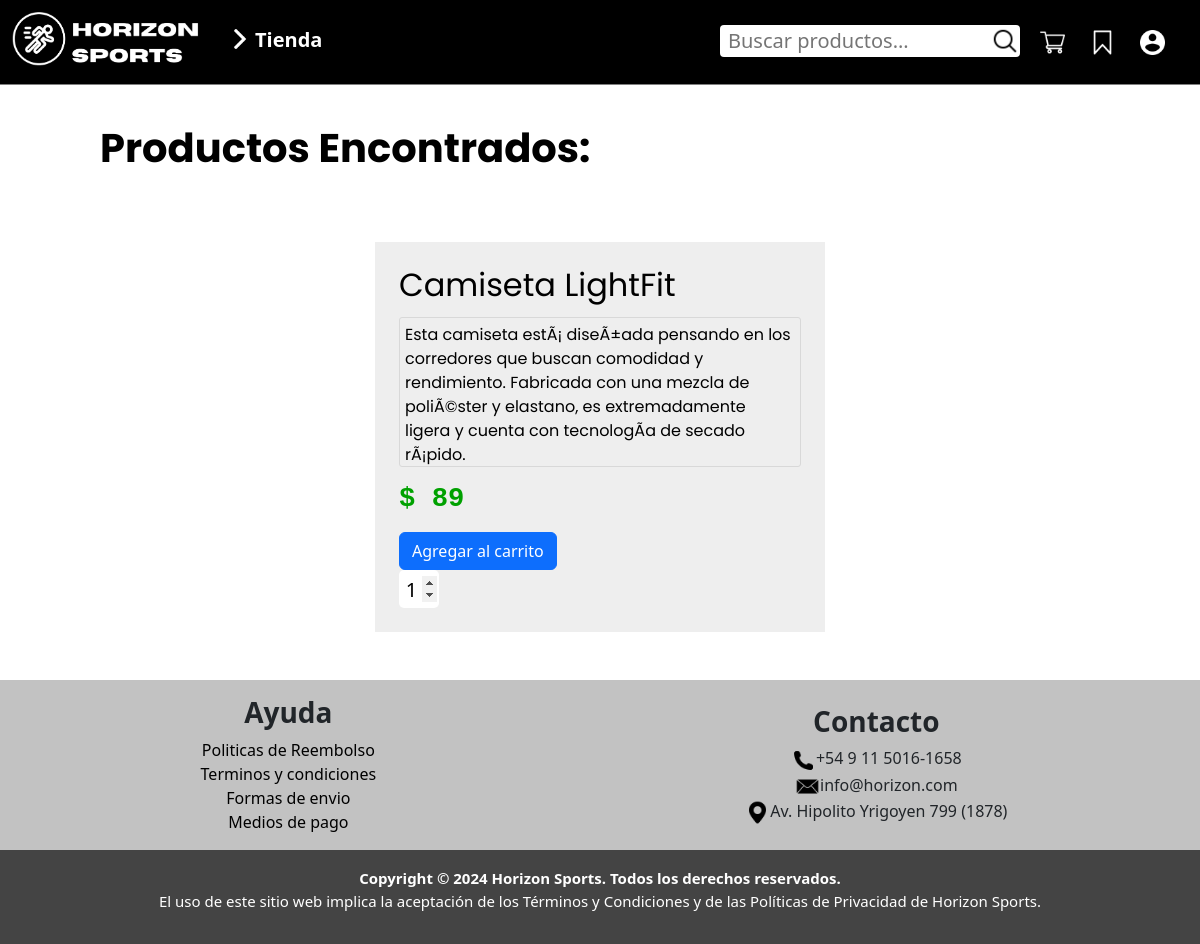
The page /pagina/busqueda.php?buscar=Camiseta LightFit on the database as committed earlier.
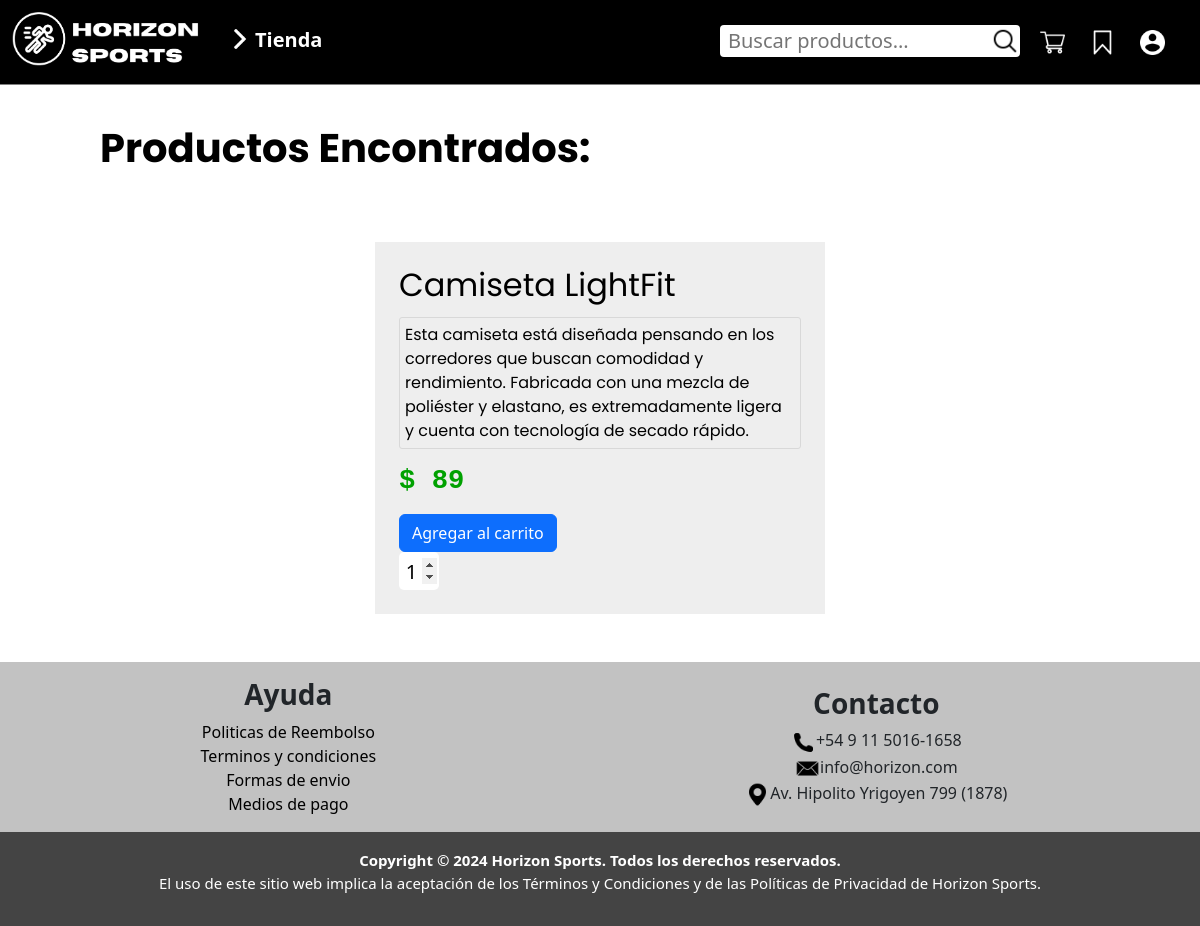
The same page on the database as committed later.
### tables this page shows
CREATE TABLE IF NOT EXISTS `productos` (
  `id_productos` int(11) NOT NULL AUTO_INCREMENT,
  `nombre_producto` varchar(100) NOT NULL,
  `precio` int(50) NOT NULL,
  `descripcion` text NOT NULL,
  `categoria` varchar(50) NOT NULL,
  PRIMARY KEY (`id_productos`)
);

### pagina/busqueda.php (the view, shortened to what this page needs)
<!DOCTYPE html>
<html lang="es">
<head>
  <link
    href="https://cdn.jsdelivr.net/npm/bootstrap@5.3.3/dist/css/bootstrap.min.css"
    rel="stylesheet"
 />
  <link href="https://fonts.cdnfonts.com/css/codec-pro" rel="stylesheet">
  <link rel="stylesheet" href="index_css/menu.css">
  <link rel="stylesheet" href="index_css/header.css" />
  <link rel="stylesheet" href="index_css/style.css">
  <link rel="stylesheet" href="tienda/Lista_prod.css">
</head>
<body id="body" class="h-100 d-flex flex-column">
  <?php
  include("../header.php");
  ?>
  <div class="espacio">
  </div>
  <?php
  include("conexion.php");
  if (isset($_GET['buscar'])) {
    $buscar = $_GET['buscar'];
  } elseif (isset($_POST['buscar'])) {
    $buscar = trim($_POST['buscar']);
  }
  $sql = "SELECT * FROM productos WHERE nombre_producto LIKE '%$buscar%' OR descripcion LIKE '%$buscar%'";
  $resultado = $conn->query($sql);
  if ($resultado->num_rows > 0) {
  ?>
    <div class="content d-flex flex-column">
      <h1 class="h1-resultados poppins-bold offset-1 mt-4">Productos Encontrados:</h1>
      <div class="container d-flex justify-content-center align-items-center flex-wrap gap-3">
        <?php
        while ($row = $resultado->fetch_assoc()) {
        ?>
                  <div class="tarjeta-busqueda p-4">
                    <h3 class="titproducto poppins-regular">
                    <?php echo htmlspecialchars($row["nombre_producto"]); ?>
                    </h3>
                    <p class="poppins-regular">
                    <?php echo htmlspecialchars($row["descripcion"]); ?>
                    </p>
                    <h3 class="precio">$
                    <?php echo htmlspecialchars($row["precio"]); ?>
                    </h3>
                    <?php
                    if ($_SESSION['permisos'] != 'admin'){ ?>
                      <div class="d-flex align-items-center gap-1 mt-3">
                           <form method="get" action="anadircarrito.php" class="col-8 col-sm-6">
                            <?php echo '<input type="hidden" name="nombre" value="' . htmlspecialchars($row["nombre_producto"]) . '">'; ?>                        <input type="submit" class="btn btn-primary" value="Agregar al carrito">
                            <input type="number" name="cantidad" class="enviar" min="1" value="1">
                        </form>
                      </div>
                   <?php } ?>
                </div>
                 <?php } ?>
              </div>
      </div>
    <footer class="w-100 mt-5">
      <div class="footer-superior d-flex justify-content-around align-items-center flex-row">
        <div class="mt-3">
          <ul class="d-md-flex justify-content-center align-items-center flex-column">
            <li>
              <h3><b>Ayuda</b></h3>
            <li><a href="faq.php">Politicas de Reembolso</a></li>
            <li><a href="tyc.php">Terminos y condiciones</a></li>
            <li><a href="faq.php">Formas de envio</a></li>
            <li><a href="faq.php">Medios de pago</a></li>
          </ul>
        </div>
        <div class="text-end mt-3 me-4">
          <ul class="d-md-flex justify-content-center align-items-center flex-column">
            <li>
              <h3><b>Contacto</b></h3>
            </li>
            <li><img src="imgs/footer/llamar.png" alt="telefono.png">+54 9 11 5016-1658</li>
            <li><img src="imgs/footer/correo.png" alt="correo.png">info@horizon.com</li>
            <li><img src="imgs/footer/pasador-de-ubicacion.png" alt="ubicacion.png">Av. Hipolito Yrigoyen 799 (1878)</li>
          </ul>
        </div>
      </div>
      <div class="footer-inferior text-white text-center p-3">
        <b>Copyright © 2024 Horizon Sports. Todos los derechos reservados.</b>
        <p>El uso de este sitio web implica la aceptación de los Términos y Condiciones y de las Políticas de Privacidad de Horizon Sports.</p>
      </div>
    </footer>
  <?php
  }
  ?>
</body>
</html>

Rows that differ between the two databases and show on the page:
changed productos "Camiseta LightFit": descripcion "Esta camiseta estÃ¡ diseÃ±ada pensando en los corredores que buscan comodidad y rendimiento. Fabricada con una mezcla de poliÃ©ster y elastano, es extremadamente ligera y cuenta con tecnologÃ­a de secado rÃ¡pido." → "Esta camiseta está diseñada pensando en los corredores que buscan comodidad y rendimiento. Fabricada con una mezcla de poliéster y elastano, es extremadamente ligera y cuenta con tecnología de secado rápido."
